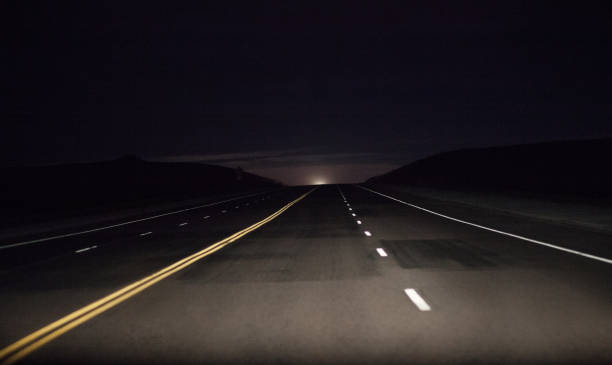
#> input picture images/dark.jpg, 612 x 365 px, given in place of road2.mp4, which was not available
$ python AugTraining.py
#> lines starting #> are read from the running program, lines starting #| are printed output that depends on the picture; after the words box and inside, x2 and y2 are one past the last pixel; in counts of white or black regions, pixels touching at a corner belong together; pictures that were not available may be replaced by others from this repository, and a replacement may not be noted
import cv2
import numpy as np


def detect_lane_lines(image):
    # Convert the image to grayscale
    gray_image = cv2.cvtColor(image, cv2.COLOR_BGR2GRAY)

    # Apply Gaussian blur to the grayscale image
    blurred_image = cv2.GaussianBlur(gray_image, (5, 5), 0)

    # Apply Canny edge detection
    edges = cv2.Canny(blurred_image, 50, 150)

    # Define the region of interest (ROI) for lane detection
    height, width = edges.shape
    vertices = np.array(
        [[(0, height), (width // 2, height // 2), (width, height)]], dtype=np.int32)
    masked_edges = region_of_interest(edges, vertices)

    # Apply Hough Line Transform to detect lane lines
    lines = cv2.HoughLinesP(masked_edges, rho=1, theta=np.pi /
                            180, threshold=40, minLineLength=100, maxLineGap=5)

    # Draw the detected lines on the original image
    line_image = np.copy(image) * 0  # Create a blank image to draw lines
    draw_lines(line_image, lines)

    # Combine the line image with the original image
    result = cv2.addWeighted(image, 0.8, line_image, 1, 0)

    return result


def region_of_interest(edges, vertices):
    mask = np.zeros_like(edges)
    cv2.fillPoly(mask, vertices, 255)
    masked_edges = cv2.bitwise_and(edges, mask)
    return masked_edges


def draw_lines(image, lines, color=(0, 255, 0), thickness=5):
    if lines is None:
        return

    for line in lines:
        x1, y1, x2, y2 = line[0]
        cv2.line(image, (x1, y1), (x2, y2), color, thickness)


def main():
    # Open the video file
    # Replace this with the path to your video file
    video_path = "videos/road2.mp4"
    cap = cv2.VideoCapture(video_path)

    # Check if the video file was opened successfully
    if not cap.isOpened():
        print("Error: Video file not found or invalid format.")
        return

    # Define the desired medium size for the video frames
    desired_width = 640
    desired_height = 480

    while True:
        # Read a frame from the video
        ret, frame = cap.read()
#> frame is the input picture: shape (365, 612, 3); mean B, G, R 32.1, 29.5, 34.6

        # If the frame was not read successfully, the video has ended
        if not ret:
            break

        # Resize the frame to the desired medium size
        resized_frame = cv2.resize(frame, (desired_width, desired_height))
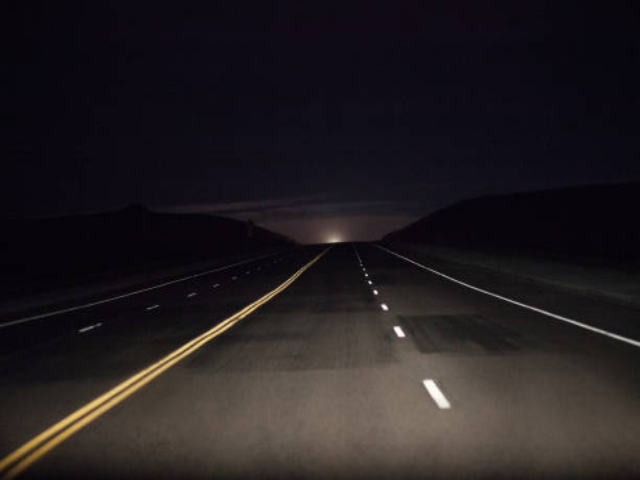
#> resized_frame: shape (480, 640, 3); mean B, G, R 32, 29.4, 34.6

        # Detect and draw lane lines
        lane_detected_frame = detect_lane_lines(resized_frame)
#> in detect_lane_lines, `edges = cv2.Canny(blurred_image, 50, 150)`:
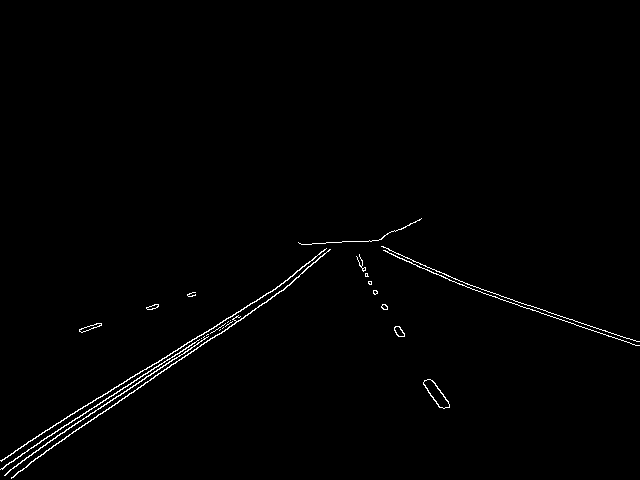
#> edges: shape (480, 640); 0.92% white in thin lines or dots, all inside (x1, y1, x2, y2) = (0, 218, 640, 479)
#> in region_of_interest, `cv2.fillPoly(mask, vertices, 255)`:
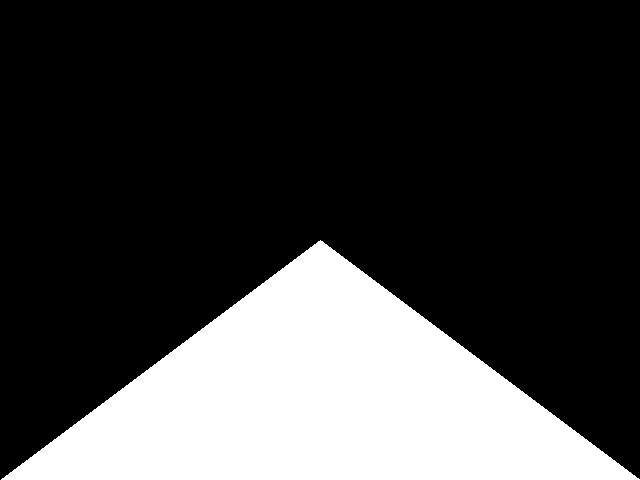
#> mask: shape (480, 640); 25% white; 1 white region, box (x1, y1, x2, y2) and area: (1, 240, 640, 480) 76880
#> in region_of_interest, `masked_edges = cv2.bitwise_and(edges, mask)`:
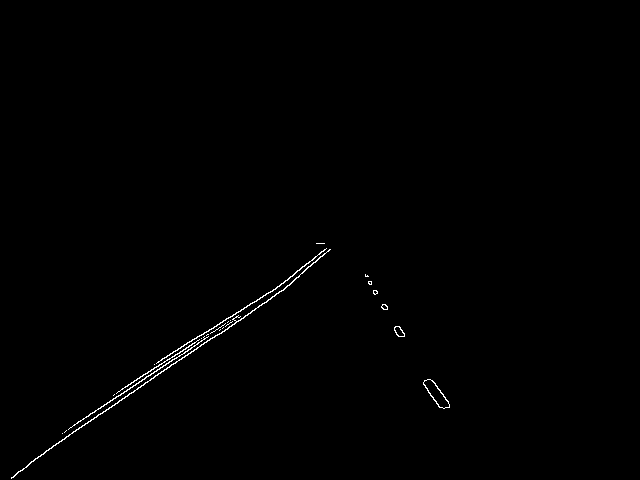
#> masked_edges: shape (480, 640); 0.46% white in thin lines or dots, all inside (x1, y1, x2, y2) = (11, 243, 450, 479)
#> in detect_lane_lines, `lines = cv2.HoughLinesP(masked_edges, rho=1, theta=np.pi / 180, thresh..`: lines = [[30, 462, 143, 385], [62, 433, 174, 358], [53, 445, 285, 288], [154, 364, 283, 283], [100, 408, 208, 336]]
#> in detect_lane_lines, `line_image = np.copy(image) * 0`: line_image: shape (480, 640, 3); every value is 0
#> the loop in draw_lines, `for line in lines:` made 5 passes
#> in detect_lane_lines, `result = cv2.addWeighted(image, 0.8, line_image, 1, 0)`:
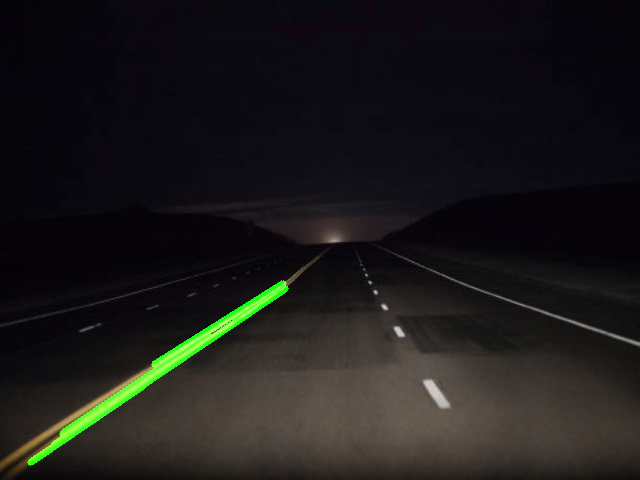
#> result: shape (480, 640, 3); mean B, G, R 25.7, 25.9, 27.6

        # Display the frame with lane lines
        cv2.imshow("Lane Detection", lane_detected_frame)

        # Wait for a key press and exit the loop if 'q' is pressed
        if cv2.waitKey(25) & 0xFF == ord('q'):
#> (key q is pressed here)
            break

    # Release the video capture object and close the display window
    cap.release()
    cv2.destroyAllWindows()


if __name__ == "__main__":
    main()


# [136 lines of commented-out code are left out]
